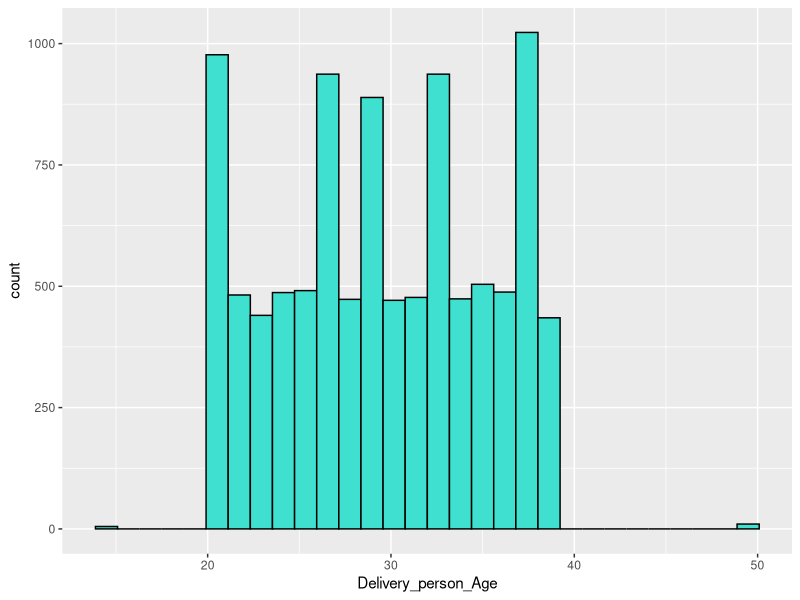
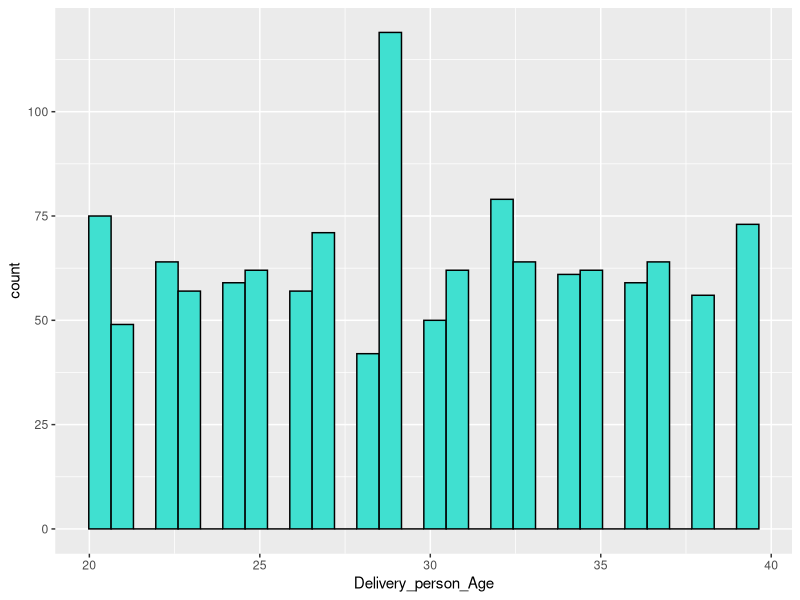
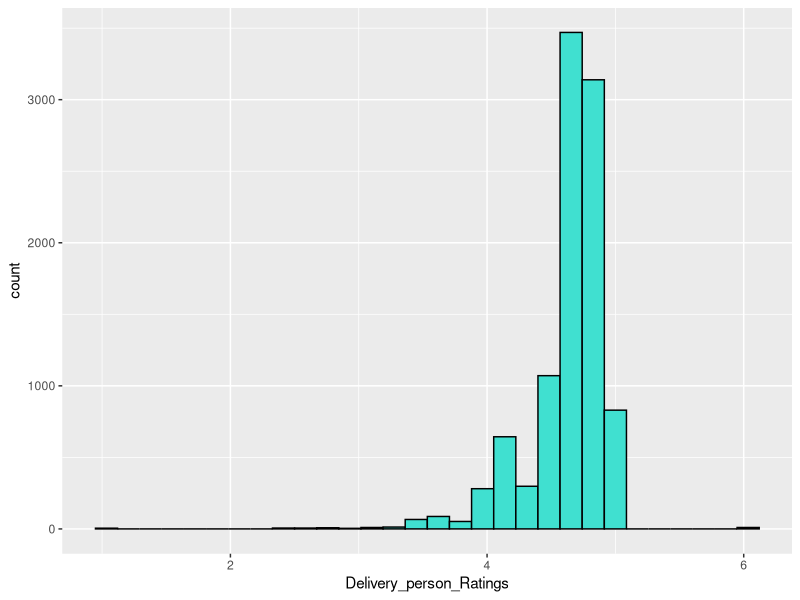

Write R code to recreate these figures, in order.
library(dplyr)
library(ggplot2)

data <- read.csv("data/Food_Time_Data_Set.csv")

str(data)

head(data)

#ID Variable

n_distinct(data$ID)

## Interistingly, there are less distinct ID values than rows.

sum(is.na(data$ID))

## There are no null values

# Delivery Person Id

head(data$Delivery_person_ID, n=8)

n_distinct(data$Delivery_person_ID)

## In this dataset there's only 1286 different delivery people, meaning that the dataset has multiple deliveries from a single person.

sum(is.na(data$Delivery_person_ID))

## There are no null values

# Delivery Person Age

head(data$Delivery_person_Age, n=8)

min(data$Delivery_person_Age)

## Min doesn't work since there's a null value.

sum(is.na(data$Delivery_person_Age))

## There's indeed just 1 null value

data[is.na(data$Delivery_person_Age), ]

## Seems like the entry (row) itself is invalid because every column has an NA value.

## Deleting this row:

str(data[!is.na(data$Delivery_person_Age), ])

data <- data[!is.na(data$Delivery_person_Age), ]

## Calculating min again

min(data$Delivery_person_Age)

data %>% 
  filter(Delivery_person_Age == 15)

max(data$Delivery_person_Age)

## The ages of the delivery people range from 15 to 50.

data %>% 
  ggplot(aes(Delivery_person_Age)) +
  geom_histogram(col = "black", fill = "turquoise")

## Most ages range from 20 to 40, with 15 and the 50 being the outliers.

## However, this graph can be wrong due to the fact that takes multiple deliveries as a different count for the age.

data %>% 
  distinct(Delivery_person_ID, .keep_all = TRUE) %>% # grabbing different people or else multiple deliveries would count as multiple ages
  ggplot(aes(Delivery_person_Age)) +
  geom_histogram(col = "black", fill = "turquoise")

## With this graph, the scale changes and now the 15 and 50 values don't appear. Could this be due to them not having an ID (NA)? Or maybe the same ID has multiple ages assigned to it (in this case this is human error)?


data %>% 
  filter(Delivery_person_Age == 15)

data %>% 
  filter(Delivery_person_ID == "JAPRES15DEL03") %>% 
  select(Delivery_person_Age)

## This is a big issue, there are multiple ages assigned to the same Delivery_person_ID

## Is this a common mistake? Does this happen for each Delivery_person_ID?

data %>% 
  group_by(Delivery_person_ID) %>% 
  distinct(Delivery_person_Age) %>% 
  summarize(distinct_ages = n())

## This is indeed a common mistake, since the docs for this dataset mention: "Delivery_person_ID: A unique identifier assigned to each delivery person for tracking purposes."

## So, the Delivery_person_ID isn't a reliable identifier for a singular person.

## Therefore, an accurate count of each age's different workers (delivery person) cannot be obtained.


# Delivery person Ratings -----------

min(data$Delivery_person_Ratings)

max(data$Delivery_person_Ratings)

## The rating scale is from 1 to 6, inclusive. This rating scale seems to deviate from the norm in the sense that most apps have a 1-5 scale or 1-10 scale, but a 1-6 scale is very peculiar.

data %>% 
  ggplot(aes(Delivery_person_Ratings)) +
  geom_histogram(col = "black", fill = "turquoise")

## Most delivery people have a rating between 3 and 5. With the other ratings having very low counts.

data %>% 
  filter(Delivery_person_Ratings > 5)

## An interesting detail is that the only delivery people who have a rating bigger than 5 (6) are 50 year olds. However, due to recent findings stating that the Delivery_person_ID variable cannot identify singular people, this is most likely a single person that is 50 years old that somehow has this 6 rating.

## So again, an accurate count of the number of distinct people (in order to count the amount of people per rating) cannot be obtained.


# Restaurant latitude and longitude 

## Latitude and longitude values can be very raw, they just specify coordinates on a map. However, if a latitude and longitude pairing appears several times in a repeated manner, this means that there are several orders for the same restaurant (since the latitude and longitude pairing uniquely identifies position of a restaurant). This technically assumes that no restaurant can be on top of another (this is very common in malls), so this is to get an idea of the amount of deliveries that possibly come from the same restaurant.

## This can even be studied to see if most people order from the same restaurant and therefore that restaurant needs more time than others in order to prepare the food.

options(pillar.sigfig = 6)

data %>% 
  group_by(Restaurant_latitude, Restaurant_longitude) %>% 
  summarize(order_count = n()) %>% 
  arrange(desc(order_count))

## There seems to be a count of 801 deliveries who don't have the restaurant's coordinates (assuming 0, 0 isn't an intentional entry, since it is in the middle of the ocean).

## Apart from that, 54 orders seem to be from the same restaurant, 48 from another and so on.

## It is important to compare the average delivery time of this popular restaurant with one that has a low delivery count.

data <- data %>% 
  mutate(Restaurant_latitude = round(Restaurant_latitude, 4),
         Restaurant_longitude = round(Restaurant_longitude, 4))

data %>% 
  group_by(Restaurant_latitude, Restaurant_longitude) %>% 
  summarize(order_count = n()) %>% 
  arrange(desc(order_count))

data %>% 
  filter(Restaurant_latitude == 11.0213 & Restaurant_longitude == 76.995) %>% 
  head(.)
